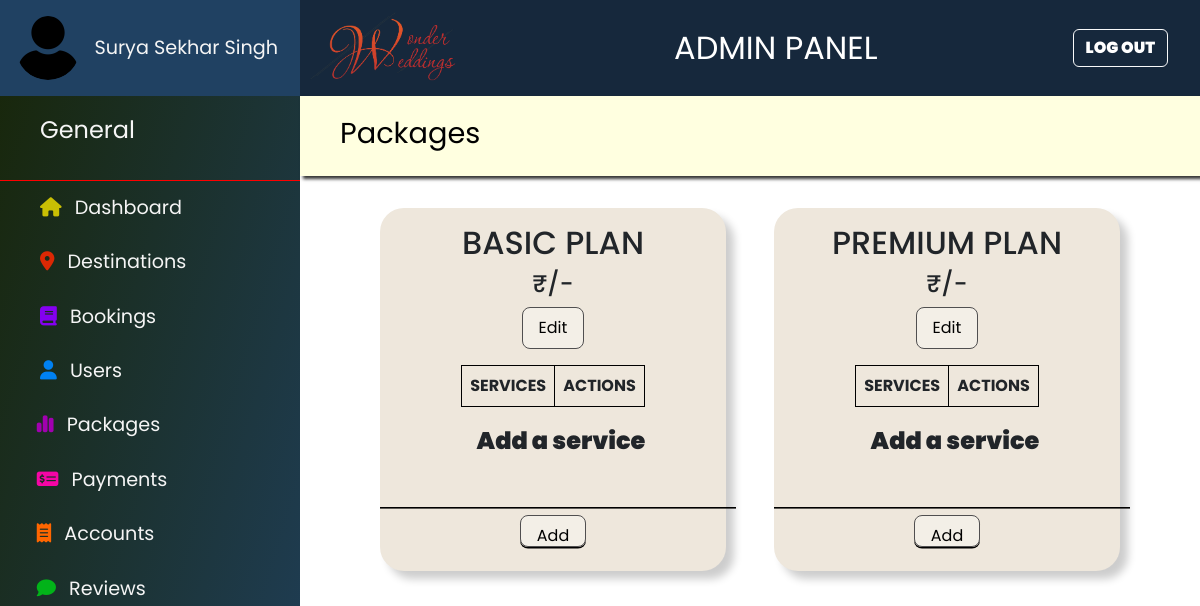
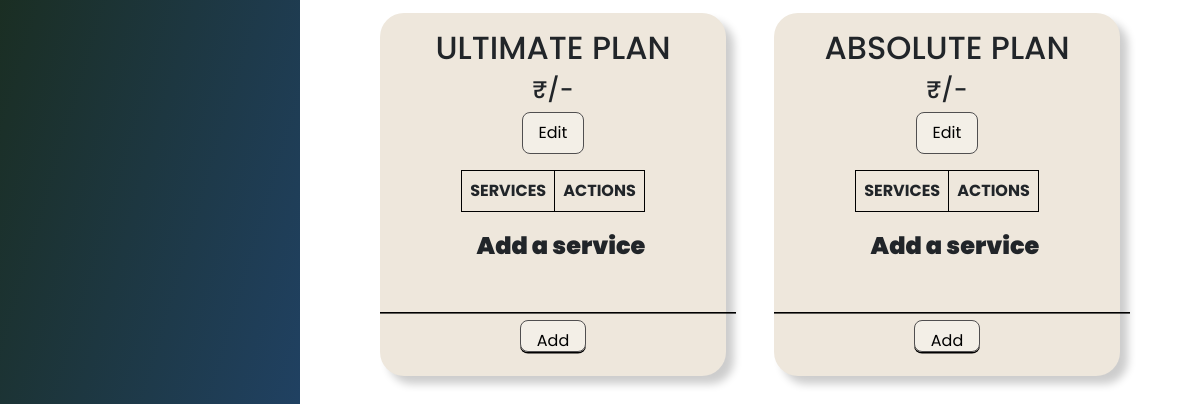
Page /admin/packages.php on the earlier database version (2 pictures, top to bottom).
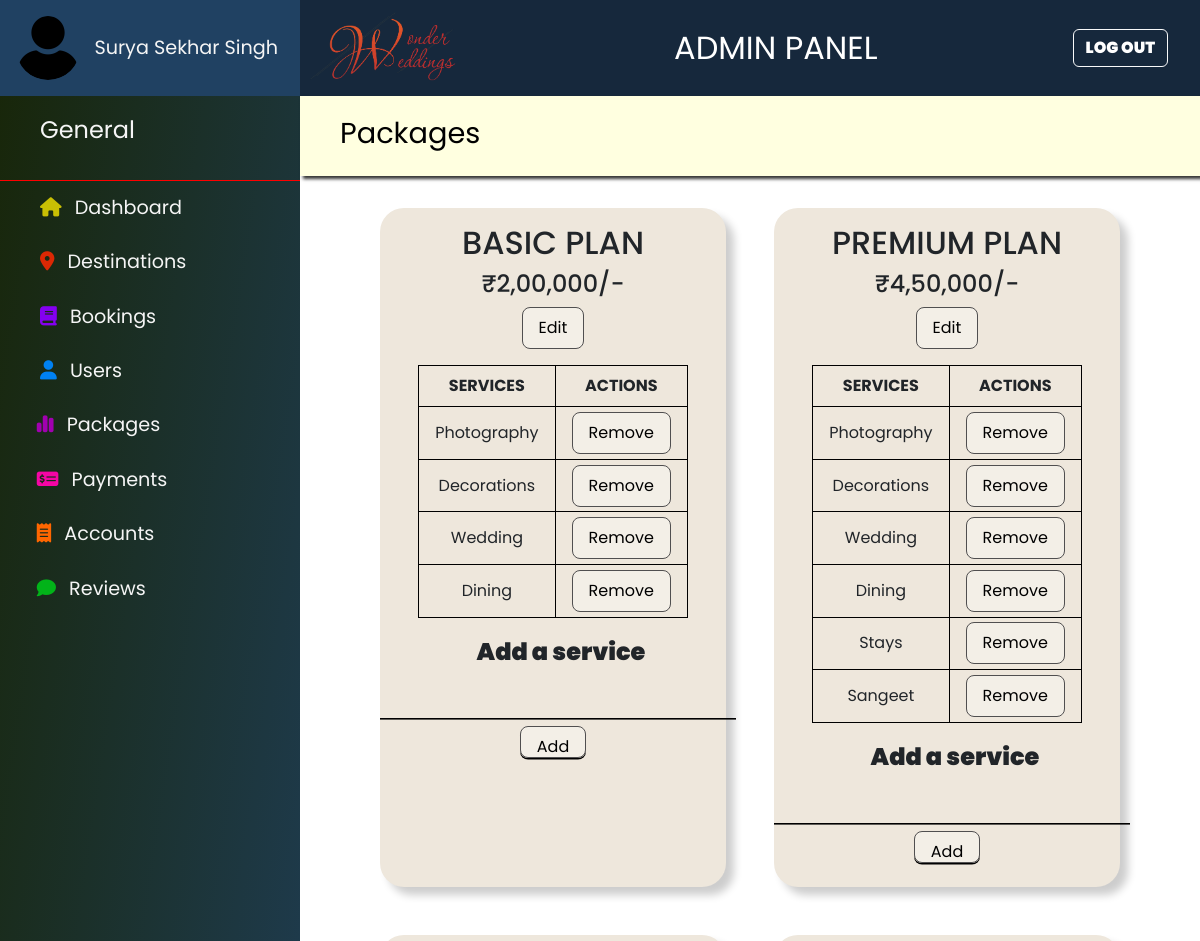
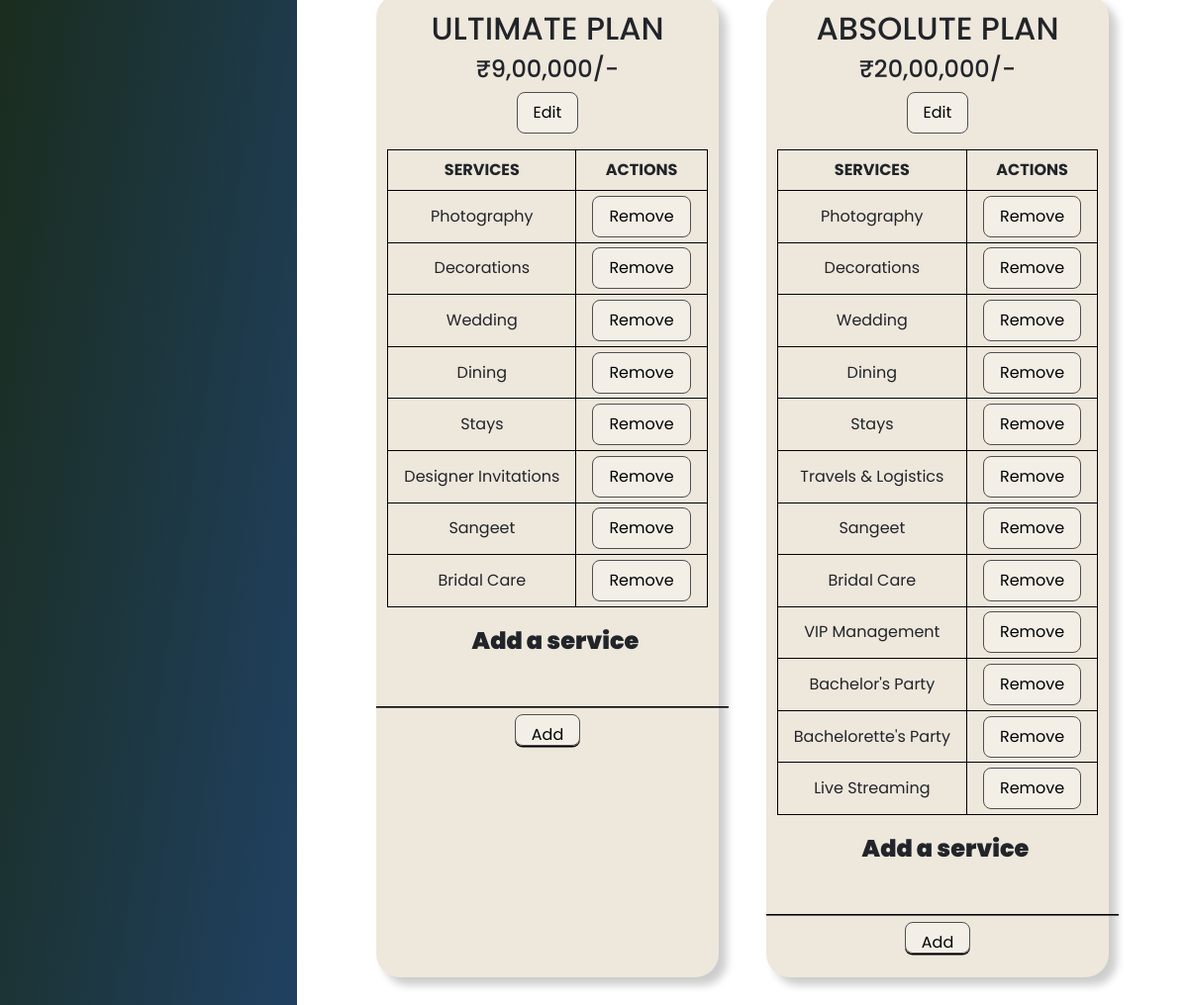
Same page on the later database version (2 pictures, top to bottom).
### tables this page shows
CREATE TABLE `packages` (
  `id` tinyint(4) DEFAULT NULL,
  `services` varchar(40) DEFAULT NULL
);

### admin/packages.php (the view, shortened to what the changed rows need)
<?php
    include("../include/db_connect.php");
    $price = array();
    $query = "select * from pricing";
    $result = mysqli_query($conn,$query);
    while($row = mysqli_fetch_assoc($result)){
        $price[$row['plan']] = $row['price'];
    }
?>
<!DOCTYPE html>
<html lang="en">
<head>
    <?php include("include/head_links.php"); ?>
</head>
<body>
    <div class="cont">
        <section class="admin-section">
            <div class="package-body">
                <div class="box">
                    <div class="price">
                        <h4>₹<?=$price['basic']?>/- </h4>
                        <button class="button edit" name="edit1" id="1">edit</button>
                    </div>
                    <table>
                        <tr>
                            <th>services</th>
                            <th>actions</th>
                        </tr>
                        <?php
                            $query = "select * from packages where id=1";
                            $res = mysqli_query($conn,$query);
                            while($rows = mysqli_fetch_assoc($res)){
                                echo '
                                <tr>
                                    <td>'. $rows['services'] .'</td>
                                    <td><button class="button remove" id="'. $rows['id'] .'">remove</button></td>
                                </tr>
                                ';
                            }
                        ?>
                    </table>
                </div>
                <div class="box">
                    <div class="price">
                        <h4>₹<?=$price['premium']?>/- </h4>
                        <button class="button edit" name="edit" id="2">edit</button>
                    </div>
                    <table>
                        <tr>
                            <th>services</th>
                            <th>actions</th>
                        </tr>
                        <?php
                            $query = "select * from packages where id=2";
                            $res = mysqli_query($conn,$query);
                            while($rows = mysqli_fetch_assoc($res)){
                                echo '
                                <tr>
                                    <td>'. $rows['services'] .'</td>
                                    <td><button class="button remove" id="'. $rows['id'] .'">remove</button></td>
                                </tr>
                                ';
                            }
                        ?>
                    </table>
                </div>
                <div class="box">
                    <div class="price">
                        <h4>₹<?=$price['ultimate']?>/- </h4>
                        <button class="button edit" name="edit" id="3">edit</button>
                    </div>
                    <table>
                        <tr>
                            <th>services</th>
                            <th>actions</th>
                        </tr>
                        <?php
                            $query = "select * from packages where id=3";
                            $res = mysqli_query($conn,$query);
                            while($rows = mysqli_fetch_assoc($res)){
                                echo '
                                <tr>
                                    <td>'. $rows['services'] .'</td>
                                    <td><button class="button remove" id="'. $rows['id'] .'">remove</button></td>
                                </tr>
                                ';
                            }
                        ?>
                    </table>
                </div>
                <div class="box">
                    <div class="price">
                        <h4>₹<?=$price['absolute']?>/- </h4>
                        <button class="button edit" name="edit" id="4">edit</button>
                    </div>
                    <table>
                        <tr>
                            <th>services</th>
                            <th>actions</th>
                        </tr>
                        <?php
                            $query = "select * from packages where id=4";
                            $res = mysqli_query($conn,$query);
                            while($rows = mysqli_fetch_assoc($res)){
                                echo '
                                <tr>
                                    <td>'. $rows['services'] .'</td>
                                    <td><button class="button remove" id="'. $rows['id'] .'">remove</button></td>
                                </tr>
                                ';
                            }
                        ?>
                    </table>
                </div>
            </div>
        </section>
    </div>
</body>
</html>

Differences in the rows shown:
added packages: services "Photography", shown under "₹2,00,000/-"
added packages: services "Decorations", shown under "₹2,00,000/-"
added packages: services "Wedding", shown under "₹2,00,000/-"
added packages: services "Dining", shown under "₹2,00,000/-"
added packages: services "Photography", shown under "₹4,50,000/-"
added packages: services "Decorations", shown under "₹4,50,000/-"
added packages: services "Wedding", shown under "₹4,50,000/-"
added packages: services "Dining", shown under "₹4,50,000/-"
added packages: services "Stays", shown under "₹4,50,000/-"
added packages: services "Sangeet", shown under "₹4,50,000/-"
added packages: services "Photography", shown under "₹9,00,000/-"
added packages: services "Decorations", shown under "₹9,00,000/-"
added packages: services "Wedding", shown under "₹9,00,000/-"
added packages: services "Dining", shown under "₹9,00,000/-"
added packages: services "Stays", shown under "₹9,00,000/-"
added packages: services "Designer Invitations", shown under "₹9,00,000/-"
added packages: services "Sangeet", shown under "₹9,00,000/-"
added packages: services "Bridal Care", shown under "₹9,00,000/-"
added packages: services "Photography", shown under "₹20,00,000/-"
added packages: services "Decorations", shown under "₹20,00,000/-"
added packages: services "Wedding", shown under "₹20,00,000/-"
added packages: services "Dining", shown under "₹20,00,000/-"
added packages: services "Stays", shown under "₹20,00,000/-"
added packages: services "Travels & Logistics", shown under "₹20,00,000/-"
added packages: services "Sangeet", shown under "₹20,00,000/-"
added packages: services "Bridal Care", shown under "₹20,00,000/-"
added packages: services "VIP Management", shown under "₹20,00,000/-"
added packages: services "Bachelor's Party", shown under "₹20,00,000/-"
added packages: services "Bachelorette's Party", shown under "₹20,00,000/-"
added packages: services "Live Streaming", shown under "₹20,00,000/-"
Other differences:
$price['basic']: (not shown) → "2,00,000"
$price['premium']: (not shown) → "4,50,000"
$price['ultimate']: (not shown) → "9,00,000"
$price['absolute']: (not shown) → "20,00,000"
